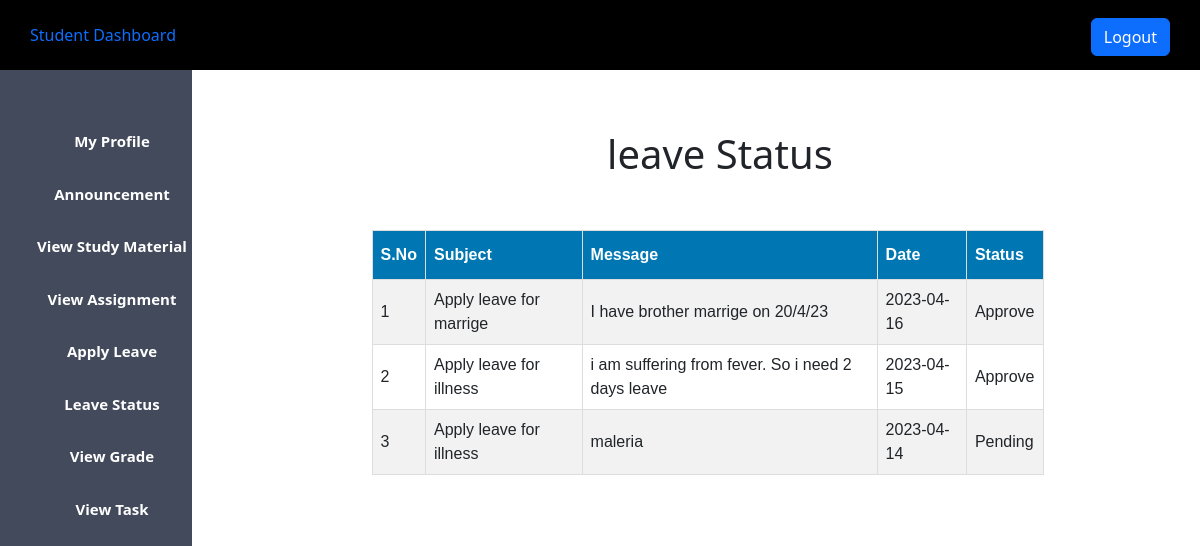
The page /student_status_leave.php (signed in) on the database its author committed.
### tables this page shows
CREATE TABLE `leaves` (
  `lid` int(11) NOT NULL,
  `username` varchar(20) DEFAULT NULL,
  `subject` varchar(500) DEFAULT NULL,
  `message` varchar(500) DEFAULT NULL,
  `date` date DEFAULT NULL,
  `status` varchar(20) DEFAULT NULL
);

### student_status_leave.php (the view, shortened to what this page needs)
<?php
$host = "localhost";
$user = "root";
$password = "";
$db = "lms_db";
$data = mysqli_connect($host, $user, $password, $db);
$name = $_SESSION['username'];
$sql = "SELECT * FROM leaves WHERE username = '$name' ";
$result = mysqli_query($data, $sql);
?>
<!DOCTYPE html>
<html lang="en">
<head>
    <?php
    include('student_css.php');
    ?>
</head>
<body>
    <?php
    include('student_sidebar.php');
    ?>
    <div class="content">
        <center>
            <h1> leave Status</h1>
            <br>
            <table id="table1" border="1px">
                <tr>
                    <th class="table_th">S.No</th>
                    <th class="table_th">Subject</th>
                    <th class="table_th">Message</th>
                    <th class="table_th">Date</th>
                    <th class="table_th">Status</th>
                </tr>
                <?php
                $sno = 1;
                while ($info = $result->fetch_assoc()) {
                ?>
                    <tr>
                        <td class="table_td">
                            <?php echo $sno; ?>
                        </td>
                        <td class="table_td">
                            <?php echo "{$info['subject']}"; ?>
                        </td>
                        <td class="table_td">
                            <?php echo "{$info['message']}"; ?>
                        </td>
                        <td class="table_td">
                            <?php echo "{$info['date']}"; ?>
                        </td>
                        <td class="table_td">
                            <?php echo "{$info['status']}"; ?>
                        </td>
                    </tr>
                <?php
                $sno = $sno + 1;
                }
                ?>
            </table>
        </center>
    </div>
</body>
</html>

### css/admin.css (style rules this page uses)
* { margin: 0px; padding: 0px; }
.content { margin-left: 20%; margin-top: 5%; }

### student_status_leave.php (style rules this page uses)
#table1 { font-family: Arial; border-collapse: collapse; margin-top: 20px; margin-right: 25px; width: 70%; overflow: auto; }
#table1 td, #table1 th { border: 1px solid #ddd; padding: 8px; }
#table1 tr:nth-child(even) { background-color: #f2f2f2; }
#table1 th { padding-top: 12px; padding-bottom: 12px; text-align: left; background-color: #0077b3; color: white; }

### rows shown on the page
leaves: subject "Apply leave for marrige", message "I have brother marrige on 20/4/23", date "2023-04-16", status "Approve"
leaves: subject "Apply leave for illness", message "i am suffering from fever. So i need 2 days leave", date "2023-04-15", status "Approve"
leaves: subject "Apply leave for illness", message "maleria", date "2023-04-14", status "Pending"
